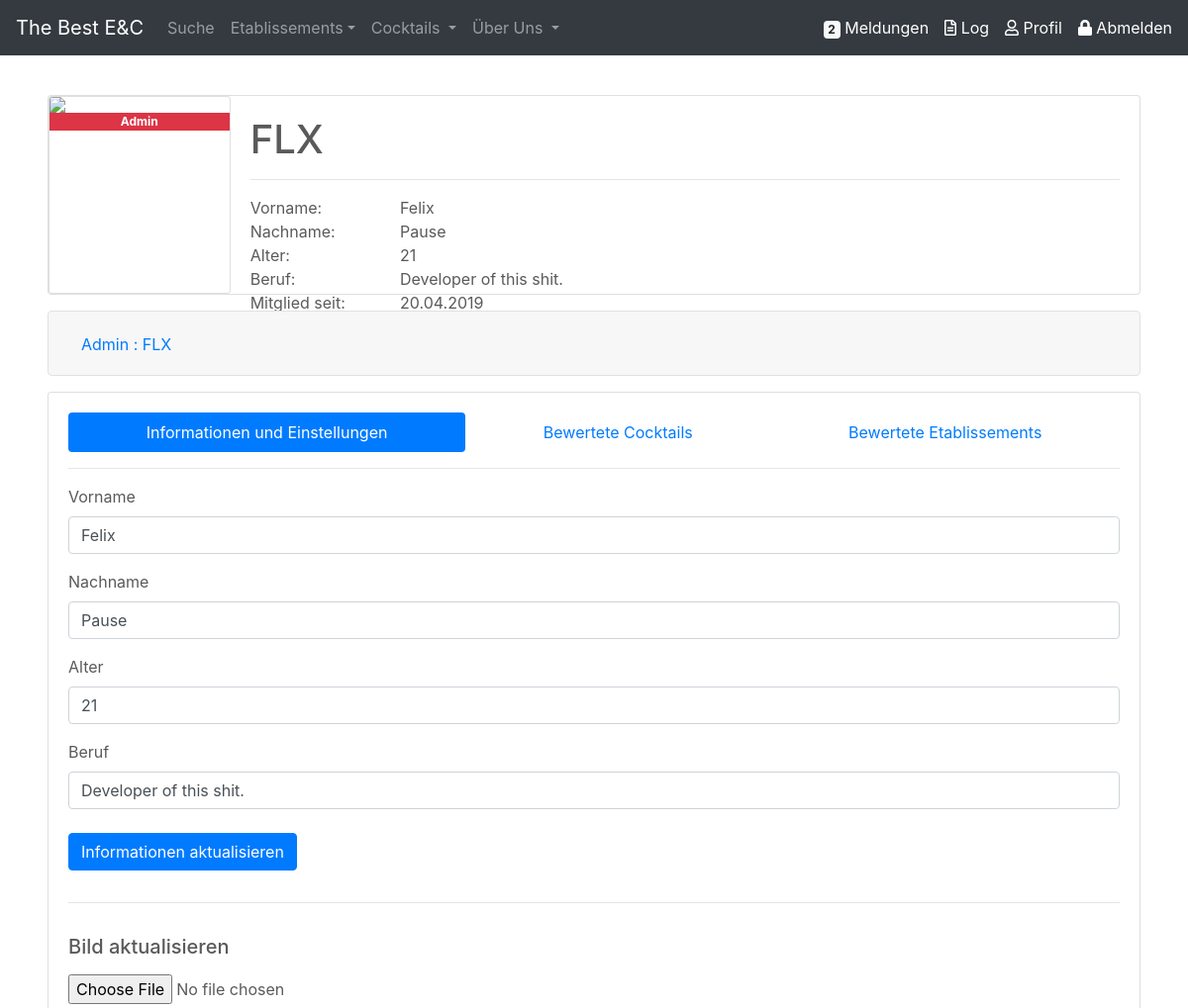
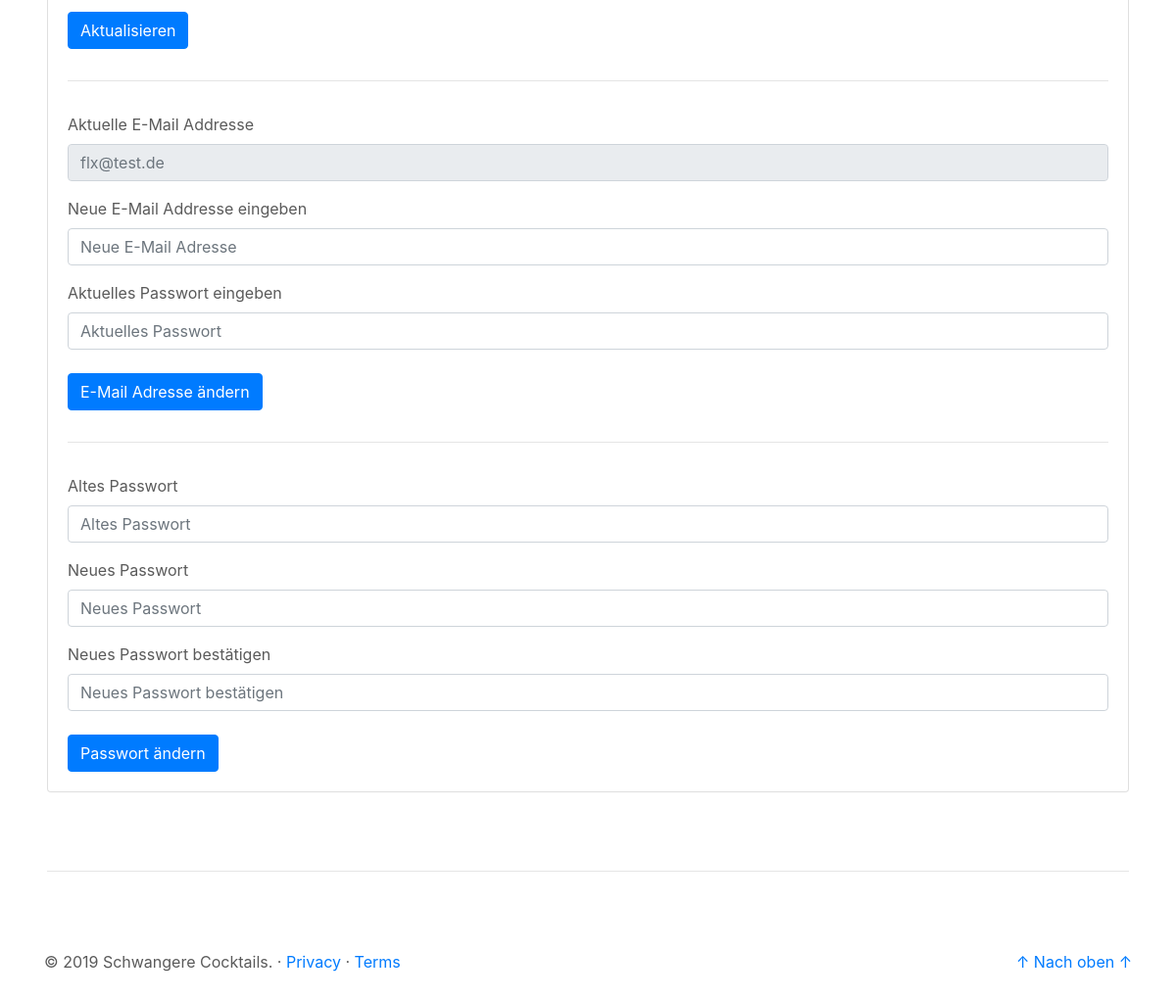
The page /site/profil_main.php (signed in) on the database its author committed (2 pictures, top to bottom).
### tables this page shows
CREATE TABLE `user` (
  `id` int(11) NOT NULL,
  `email` varchar(50) NOT NULL,
  `passwort` varchar(255) NOT NULL,
  `username` varchar(25) NOT NULL,
  `vorname` varchar(25) DEFAULT NULL,
  `nachname` varchar(25) DEFAULT NULL,
  `age` tinyint(3) DEFAULT NULL,
  `beruf` varchar(25) DEFAULT NULL,
  `created_at` timestamp NOT NULL DEFAULT CURRENT_TIMESTAMP,
  `updated_at` timestamp NULL DEFAULT NULL,
  `rang` tinyint(1) NOT NULL DEFAULT '0',
  `img` blob
);

### php/db/select_userInfo.php (called while the page is built, shortened)
<?php
$pdo = new PDO('mysql:host=localhost;dbname=tbec', 'root', '');
$statement = $pdo->prepare(
       "SELECT username as uname
              ,vorname as vname
              ,nachname as nname
              ,email as email
              ,age as age
              ,beruf as beruf
              ,created_at as ts
              ,img as img
              ,rang as rang
        FROM user
        WHERE id = :userId"
);
$result = $statement->execute(array('userId' => $userId));
$userInfo = $statement->fetch();
$userInfo["ts"] = date("d.m.Y", strtotime($userInfo['ts']));

### site/profil_main.php (the view, shortened to what this page needs)
<?php
if (isset($_SESSION['userId'])) {
    $userId = $_SESSION['userId'];
    include('../php/db/select_userInfo.php');
}
?>
<!doctype html>
<html lang="de">
<head>
    <link rel="stylesheet" href="https://stackpath.bootstrapcdn.com/bootstrap/4.3.1/css/bootstrap.min.css">
    <link href="../css/csstoolbox.css" rel="stylesheet">
</head>
<body class="center-block">
    <header role="header">
        <?php
        include('../php/buildHeader.php');
        ?>
    </header>
    <main role="main">
        <div class="mt-5 ml-5 mr-5">
            <?php
            if (isset($_SESSION['userId'])) {
                echo '
            <div class="card mb-3" width="100%" style="max-height: 360px;">
                <div class="row no-gutters">
                    <div class="card col-md-2">';
                if ($userInfo["img"]) {
                    echo '
                        <img src="../php/db/get_img.php?user_id=' . $userId . '" class="card-img-top">';
                } else {
                    echo '
                        <img src="../res/placeholder_no_image.svg" class="card-img-top">';
                }
                if ($_SESSION['rang'] == 1) {
                    echo '
                                <span class="badge badge-primary rounded-0">Moderator</span>';
                } elseif ($_SESSION['rang'] == 2) {
                    echo '
                                <span class="badge badge-danger rounded-0">Admin</span>';
                }
                echo '
                    </div>
                    <div class="col-md-10">
                        <div class="card-body d-flex flex-column" style="max-height: 200px;">
                            <div>
                                <h1 class="card-title">' . $userInfo["uname"] . '</h1>
                                <hr>
                            </div>
                            <div class="card-text">
                                <div class="row">
                                    <div class="col-2">Vorname: </div>
                                    <div class="col-10">' . $userInfo["vname"] . '</div>
                                </div>
                                <div class="row">
                                    <div class="col-2">Nachname: </div>
                                    <div class="col-10">' . $userInfo["nname"] . '</div>
                                </div>
                                <div class="row">
                                    <div class="col-2">Alter: </div>
                                    <div class="col-10">' . $userInfo["age"] . '</div>
                                </div>
                                <div class="row">
                                    <div class="col-2">Beruf: </div>
                                    <div class="col-10">' . $userInfo["beruf"] . '</div>
                                </div>
                                <div class="row">
                                    <div class="col-2">Mitglied seit: </div>
                                    <div class="col-10">' . $userInfo["ts"] . '</div>
                                </div>
                            </div>
                        </div>
                    </div>
                </div>
             </div>';
                if (isset($_SESSION['userId']) && $_SESSION['rang'] > 0) {
                    if ($_SESSION['rang'] == 2) {
                        $rolle = "Admin";
                    } elseif ($_SESSION['rang'] == 1) {
                        $rolle = "Moderator";
                    }
                    echo '
            <div class="accordion mb-3" id="accordionExample">
                <div class="card border rounded">
                    <div class="card-header" id="headingOne">
                        <h2 class="mb-0">
                            <button class="btn btn-link" type="button" data-toggle="collapse" data-target="#collapseOne" aria-expanded="false" aria-controls="collapseOne">' . $rolle . ' : ' . $userInfo['uname'] . '</button>
                        </h2>
                    </div>
                    <div id="collapseOne" class="collapse" aria-labelledby="headingOne" data-parent="#accordionExample">
                        <div class="card-body">';
                    echo '
                        </div>
                    </div>
                </div>
            </div>';
                }
                echo '
            <div class="card card-body">
            <ul class="nav nav-pills flex-column flex-sm-row" id="profil-tab" role="tablist">
                    <li class="flex-sm-fill text-sm-center nav-item">
                    <a class="nav-link active" id="setting-tab" data-toggle="pill" href="#setting" role="tab" aria-controls="setting" aria-selected="true">Informationen und Einstellungen</a>
                    </li>
                    <li class="flex-sm-fill text-sm-center nav-item">
                    <a class="nav-link" id="bewCock-tab" data-toggle="pill" href="#bewCock" role="tab" aria-controls="bewCock" aria-selected="false">Bewertete Cocktails</a>
                    </li>
                    <li class="flex-sm-fill text-sm-center nav-item">
                        <a class="nav-link" id="bewEtab-tab" data-toggle="pill" href="#bewEtab" role="tab" aria-controls="bewEtab" aria-selected="false">Bewertete Etablissements</a>
                    </li>
                </ul>
                <hr>
                <div class="tab-content" id="profil-tabContent">
                    <div class="tab-pane fade show active" id="setting" role="tabpanel" aria-labelledby="setting-tab">
                        <form action="../php/db/update_userInfo.php" method="post">
                                <div class="form-group">
                                    <label for="u_ui_vname">Vorname</label>
                                    <input type="text" maxlength="50" class="form-control" id="u_ui_vname" name="u_ui_vname" value="' . $userInfo['vname'] . '" placeholder="Vorname">
                                </div>
                                <div class="form-group">
                                    <label for="u_ui_nname">Nachname</label>
                                    <input type="text" maxlength="25" class="form-control" id="u_ui_nname" name="u_ui_nname" value="' . $userInfo['nname'] . '" placeholder="Nachname">
                                </div>
                                <div class="form-group">
                                    <label for="u_ui_age">Alter</label>
                                    <input type="number" max="127" class="form-control" id="u_ui_age" name="u_ui_age" value="' . $userInfo['age'] . '" placeholder="Alter">
                                </div>
                                <div class="form-group">
                                    <label for="u_ui_beruf">Beruf</label>
                                    <input type="text" maxlength="25" class="form-control" id="u_ui_beruf" name="u_ui_beruf" value="' . $userInfo['beruf'] . '" placeholder="Beruf">
                                </div>
                            <button type="submit" class="btn btn-primary mt-2">Informationen aktualisieren</button>
                        </form>
                        <hr class="ct-hr-divider-2">
                        <form action="../php/db/update_userPic.php" method="POST" enctype="multipart/form-data">
                        <div class="form-group">
							<label for="file"><h5>Bild aktualisieren</h5></label>
                            <input type="file" name="file" id="file" class="form-control-file">
                            <button type="submit" class="btn btn-primary mt-3">Aktualisieren</button>
						</div>
                        </form>
                        <hr class="ct-hr-divider-2">
                        <form action="../php/db/update_userEmail.php" method="post">
                            <div class="form-group">
                                <label for="u_ue_emailOld">Aktuelle E-Mail Addresse</label>
                                <input type="email" class="form-control" id="u_ue_emailOld" placeholder="' . $userInfo['email'] . '" readonly>
                            </div>
                            <div class="form-group">
                                <label for="u_ue_emailNew">Neue E-Mail Addresse eingeben</label>
                                <input type="email" class="form-control" id="u_ue_emailNew" placeholder="Neue E-Mail Adresse" name="u_ue_emailNew" maxlength="50">
                            </div>
                            <div class="form-group">
                                <label for="u_ue_password">Aktuelles Passwort eingeben</label>
                                <input type="password" class="form-control" id="u_ue_password" placeholder="Aktuelles Passwort" name="u_ue_password" maxlength="20">
                            </div>
                            <button type="submit" class="btn btn-primary mt-2">E-Mail Adresse ändern</button>
                        </form>
                        <hr class="ct-hr-divider-2">
                        <form action="../php/db/update_userPassword.php" method="post">
                            <div class="form-group">
                                <label for="u_up_passOld">Altes Passwort</label>
                                <input type="password" class="form-control" id="u_up_passOld" placeholder="Altes Passwort" name="u_up_passOld" maxlength="20">
                            </div>
                            <div class="form-group">
                                <label for="u_up_passNew">Neues Passwort</label>
                                <input type="password" class="form-control" id="u_up_passNew" placeholder="Neues Passwort" name="u_up_passNew" maxlength="20">
                            </div>
                            <div class="form-group">
                                <label for="u_up_passNew_confirm">Neues Passwort bestätigen</label>
                                <input type="password" class="form-control" id="u_up_passNew_confirm" placeholder="Neues Passwort bestätigen" name="u_up_passNew_confirm" maxlength="20">
                            </div>
                            <button type="submit" class="btn btn-primary mt-2">Passwort ändern</button>
                        </form>
                    </div>
                    <div class="tab-pane fade" id="bewCock" role="tabpanel" aria-labelledby="bewCock-tab">
                        <table class="table">
                            <tbody>';
                echo '      </tbody>
                        </table>
                    </div>
                    <div class="tab-pane fade" id="bewEtab" role="tabpanel" aria-labelledby="bewEtab-tab">
                        <table class="table">
                            <thead>
                                <tr>
                                    <th scope="col" style="width: 5.00%"></th>
                                    <th scope="col" style="width: 10.00%">Zeitpunkt</th>
                                    <th scope="col" style="width: 10.00%">Etablissement</th>
                                    <th scope="col" style="width: 5.00%">Bewertung</th>
                                    <th scope="col" style="width: 70.00%">Text</th>
                                </tr>
                            </thead>
                            <tbody>';
                echo '      </tbody>
                        </table>
                    </div>
                </div>
            </div>';
            } else {
                echo '<div class="card card-body"><h2 class="ct-text-center">Bitte zuerst <a class="" href="signin.php">Anmelden</a>.</h2></div>';
            }
            ?>
        </div>
    </main>
    <hr class="ct-hr-divider ml-5 mr-5">
    <footer role="footer" class="container">
        <?php
        include('../php/buildFooter.php');
        ?>
    </footer>
</body>
</html>

### css/csstoolbox.css (style rules this page uses)
body { padding-top: 3rem; padding-bottom: 3rem; margin: auto; color: #5a5a5a; }
.ct-hr-divider { margin: 5rem; }
.ct-hr-divider-2 { margin-top: 2rem; margin-bottom: 2rem; }

### rows shown on the page
user: username "FLX", vorname "Felix", nachname "Pause", age "21", beruf "Developer of this shit.", u_ui_vname "Felix", u_ui_nname "Pause", u_ui_age "21", u_ui_beruf "Developer of this shit.", email "flx@test.de"

### other values the page prints
$meldungCount[0] "2"
$userInfo["ts"] "20.04.2019"
$rolle "Admin"
